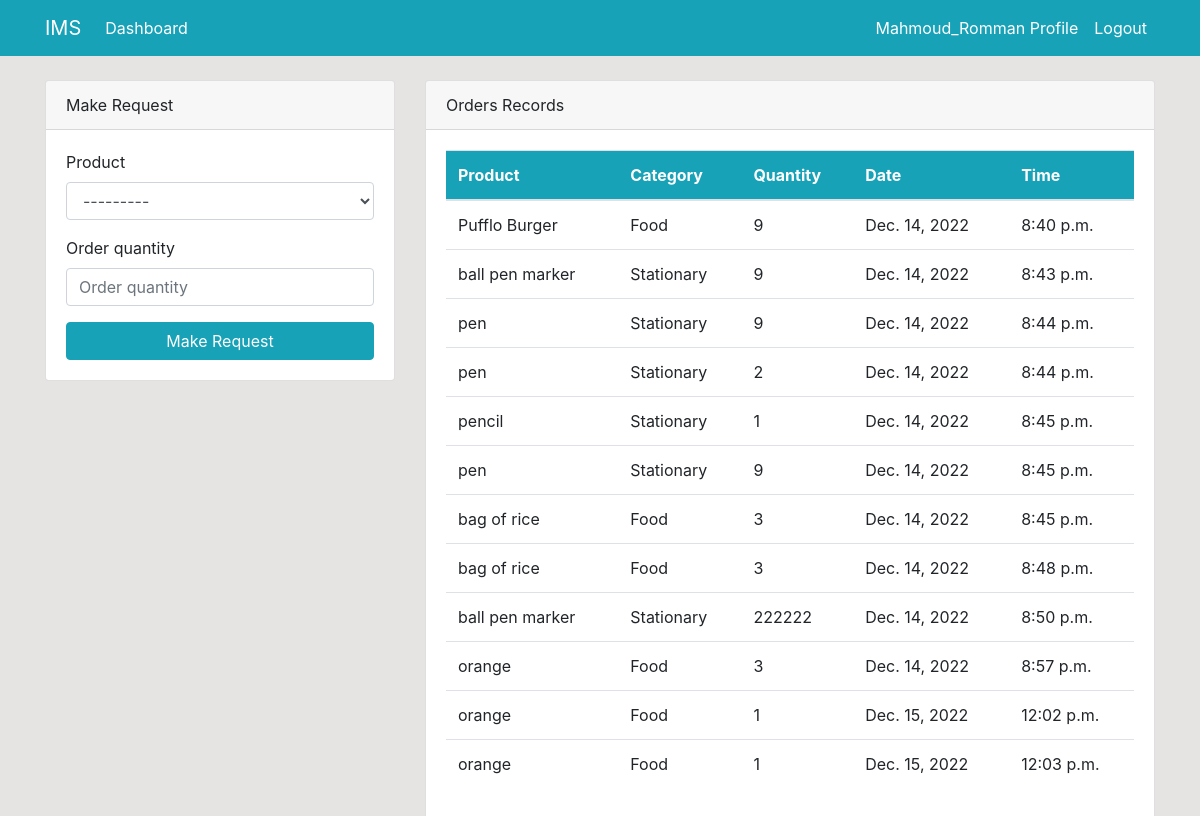
Page /dashboard (signed in) on the committed database.
### dashboard/models.py (models this page shows, shortened)
class Order(models.Model):
    product = models.ForeignKey(Product, on_delete=models.CASCADE, null=True)
    staff = models.ForeignKey(User, on_delete=models.CASCADE, null=True)
    order_quantity = models.PositiveIntegerField(null=True)
    date = models.DateTimeField(auto_now_add=True)
    class Meta:
        verbose_name_plural = 'Order'

class Product(models.Model):
    name = models.CharField(max_length=100, null=True)
    category = models.CharField(max_length=20, choices=CATEGORY, null=True)
    quantity = models.PositiveIntegerField(default=0, null=True)
    class Meta:
        verbose_name_plural = 'Product'
    def __str__(self):
        return(self.name)

### dashboard/views.py (the view)
# urls.py: path('dashboard', views.index, name='dashboard-index'),
@login_required(login_url='user-login')
def index(request):
    orders = models.Order.objects.all()
    products = models.Product.objects.all()
    users_number = models.User.objects.count()
    products_number = models.Product.objects.count()
    orders_number = models.Order.objects.count()
    if request.method == "POST":
        form = forms.OrderForm(request.POST)
        if form.is_valid():
            order_name = form.cleaned_data.get('product')
            quantity_oredered = form.cleaned_data.get('order_quantity')
            with connection.cursor() as cursor:
                cursor.execute(f"select quantity from dashboard_product where name='{order_name}'")
                quantity_sotred = cursor.fetchone()
            quantity_sotred = quantity_sotred[0]
            if quantity_oredered <= quantity_sotred:
                new_quantity = quantity_sotred - quantity_oredered
                with connection.cursor() as cursor:
                    cursor.execute(f"update dashboard_product set quantity={new_quantity} where name='{order_name}'")
                messages.success(request, 'Your order has been added successfully, thank you.')
                instance = form.save(commit=False)
                instance.staff = request.user
                instance.save()
                return redirect('dashboard-index')
            elif quantity_sotred == 0:
                messages.warning(request, f" Sorry, Your order, '{order_name}' is out of order right now!")
            else:
                messages.warning(request, f" Sorry, Your order, '{order_name}' has only amount of {quantity_sotred}.")
    else:
        form = forms.OrderForm()
    context = {
        'orders' : orders,
        'products' : products,
        'users_number' : users_number,
        'products_number' : products_number,
        'orders_number' : orders_number,
        'form' : form,
    }
    return render(request, 'dashboard/index.html', context)

### dashboard/forms.py
class OrderForm(forms.ModelForm):
    class Meta:
        model = models.Order
        fields = ['product', 'order_quantity']

### templates/dashboard/index.html (shortened to what this page needs)
{% extends 'partials/base.html' %}
{% block content %}
{% if user.is_authenticated and user.is_staff and user.is_superuser %}
{% include 'partials/topnav.html' %}
<div class="container">
    <div class="row my-5">
        <div class="col-md-6">
            <div class="bg-white">
                <canvas id="myChart1" width="400" height="300"></canvas>
                <script>
                    var ctx = document.getElementById('myChart1').getContext('2d');
                    var myChart1 = new Chart(ctx, {
                        type: 'pie',
                        data: {
                            labels: [{% for order in orders %} '{{order.product.name}}', {% endfor %}],
                            datasets: [{
                                label: 'Orders',
                                data: [{% for order in orders %} {{order.order_quantity}}, {% endfor %}],
                                backgroundColor: [
                                    'rgba(255, 99, 132, 1)',
                                    'rgba(54, 162, 235, 1)',
                                    'rgba(255, 206, 86, 1)',
                                    'rgba(75, 192, 192, 1)',
                                    'rgba(153, 102, 255, 1)',
                                    'rgba(25, 159, 64, 1)',
                                    'rgba(255, 99, 132, 1)',
                                    'rgba(255, 162, 235, 1)',
                                    'rgba(120, 206, 86, 1)',
                                    'rgba(250, 192, 192, 1)',
                                    'rgba(153, 102, 25, 1)',
                                    'rgba(255, 19, 64, 1)'
                                ],
                                borderColor: [
                                    'rgba(255, 99, 132, 1)',
                                    'rgba(54, 162, 235, 1)',
                                    'rgba(255, 206, 86, 1)',
                                    'rgba(75, 192, 192, 1)',
                                    'rgba(153, 102, 255, 1)',
                                    'rgba(25, 159, 64, 1)',
                                    'rgba(255, 99, 132, 1)',
                                    'rgba(255, 162, 235, 1)',
                                    'rgba(120, 206, 86, 1)',
                                    'rgba(250, 192, 192, 1)',
                                    'rgba(153, 102, 25, 1)',
                                    'rgba(255, 19, 64, 1)'
                                ],
                                borderWidth: 1
                            }]
                        },
                        options: {
                            scales: {
                                yAxes: [{
                                    ticks: {
                                        beginAtZero: true
                                    }
                                }]
                            }
                        }
                    });
                </script>
            </div>
        </div>
        <div class="col-md-6">
            <div class="bg-white">
                <canvas id="myChart" width="400" height="300"></canvas>
                <script>
                    var ctx = document.getElementById('myChart').getContext('2d');
                    var myChart = new Chart(ctx, {
                        type: 'bar',
                        data: {
                            labels: [{% for product in products %} '{{product.name}}', {% endfor %}],
                            datasets: [{
                                label: 'Products',
                                data: [{% for product in products %} {{product.quantity}}, {% endfor %}],
                                backgroundColor: [
                                    'rgba(255, 99, 132, 1)',
                                    'rgba(54, 162, 235, 1)',
                                    'rgba(255, 206, 86, 1)',
                                    'rgba(75, 192, 192, 1)',
                                    'rgba(153, 102, 255, 1)',
                                    'rgba(25, 159, 64, 1)',
                                    'rgba(255, 99, 132, 1)',
                                    'rgba(255, 162, 235, 1)',
                                    'rgba(120, 206, 86, 1)',
                                    'rgba(250, 192, 192, 1)',
                                    'rgba(153, 102, 25, 1)',
                                    'rgba(255, 19, 64, 1)'
                                ],
                                borderColor: [
                                    'rgba(255, 99, 132, 1)',
                                    'rgba(54, 162, 235, 1)',
                                    'rgba(255, 206, 86, 1)',
                                    'rgba(75, 192, 192, 1)',
                                    'rgba(153, 102, 255, 1)',
                                    'rgba(25, 159, 64, 1)',
                                    'rgba(255, 99, 132, 1)',
                                    'rgba(255, 162, 235, 1)',
                                    'rgba(120, 206, 86, 1)',
                                    'rgba(250, 192, 192, 1)',
                                    'rgba(153, 102, 25, 1)',
                                    'rgba(255, 19, 64, 1)'
                                ],
                                borderWidth: 1
                            }]
                        },
                        options: {
                            scales: {
                                yAxes: [{
                                    ticks: {
                                        beginAtZero: true
                                    }
                                }]
                            }
                        }
                    });
                </script>
            </div>
        </div>
    </div>
</div>
{% else %}
{% include 'dashboard/staff_index.html' %}
{% endif %}
{% endblock content %}

### templates/partials/nav.html (shortened to what this page needs)
<nav class="navbar navbar-expand-lg navbar-info bg-info">
    {% if user.is_authenticated %}
    <div class="container">
        <a class="navbar-brand text-white" href="{% url 'dashboard-index' %}">IMS</a>
        <div class="collapse navbar-collapse" id="navbarSupportedContent">
            <ul class="navbar-nav mr-auto">
                <li class="nav-item active">
                    <a class="nav-link text-white" href="{% url 'dashboard-index' %}">Dashboard </a>
                </li>
            </ul>
        <ul class="navbar-nav ml-auto">
                <li class="nav-item active">
                    <a class="nav-link text-white" href="{% url 'user-profile' %}">{{user.username}} Profile </a>
                </li>
                <li class="nav-item">
                    <a class="nav-link text-white" href="{% url 'user-logout' %}">Logout</a>
                </li>
        </ul>
        {% endif %}
        </div>
    </div>
</nav>

### templates/dashboard/staff_index.html (shortened to what this page needs)
{% load bootstrap4 %}
<div class="container">
        <div class="row mt-4">
            <div class="col-md-4">
                <div class="card">
                    <div class="card-header">
                        Make Request
                    </div>
                    <div class="card-body">
                        <form method="POST">
                            {% bootstrap_form form %}
                            <input class="btn btn-info btn-block" type="submit" value="Make Request">
                        </form>
                    </div>
                </div>
            </div>
            <div class="col-md-8">
                <div class="card">
                    <div class="card-header">
                        Orders Records
                    </div>
                    <div class="card-body">
                        <table class="table bg-white">
                            <thead class="bg-info text-white">
                                <tr>
                                    <th scope="col">Product</th>
                                    <th scope="col">Category</th>
                                    <th scope="col">Quantity</th>
                                    <th scope="col">Date</th>
                                    <th scope="col">Time</th>
                                </tr>
                            </thead>
                            <tbody>
                                {% for order in orders %}
                                {% if order.staff == user %}
                                <tr>
                                    <td>{{order.product.name}}</td>
                                    <td>{{order.product.category}}</td>
                                    <td>{{order.order_quantity}}</td>
                                    <td>{{order.date|date}}</td>
                                    <td>{{order.date|time}}</td>
                                </tr>
                                {% endif %}
                                {% endfor %}
                            </tbody>
                        </table>
                    </div>
                </div>
            </div>
        </div>
</div>

### static/style.css (style rules this page uses)
body { background: rgb(230, 227, 227); }

### rows in the picture
Order: product.name "Pufflo Burger", product.category "Food", order_quantity "9", date "Dec. 14, 2022", date "8:40 p.m."
Order: product.name "ball pen marker", product.category "Stationary", order_quantity "9", date "Dec. 14, 2022", date "8:43 p.m."
Order: product.name "pen", product.category "Stationary", order_quantity "9", date "Dec. 14, 2022", date "8:44 p.m."
Order: product.name "pen", product.category "Stationary", order_quantity "2", date "Dec. 14, 2022", date "8:44 p.m."
Order: product.name "pencil", product.category "Stationary", order_quantity "1", date "Dec. 14, 2022", date "8:45 p.m."
Order: product.name "pen", product.category "Stationary", order_quantity "9", date "Dec. 14, 2022", date "8:45 p.m."
Order: product.name "bag of rice", product.category "Food", order_quantity "3", date "Dec. 14, 2022", date "8:45 p.m."
Order: product.name "bag of rice", product.category "Food", order_quantity "3", date "Dec. 14, 2022", date "8:48 p.m."
Order: product.name "ball pen marker", product.category "Stationary", order_quantity "222222", date "Dec. 14, 2022", date "8:50 p.m."
Order: product.name "orange", product.category "Food", order_quantity "3", date "Dec. 14, 2022", date "8:57 p.m."
Order: product.name "orange", product.category "Food", order_quantity "1", date "Dec. 15, 2022", date "12:02 p.m."
Order: product.name "orange", product.category "Food", order_quantity "1", date "Dec. 15, 2022", date "12:03 p.m."

### other values in the picture
{{ user.username }} "Mahmoud_Romman"
